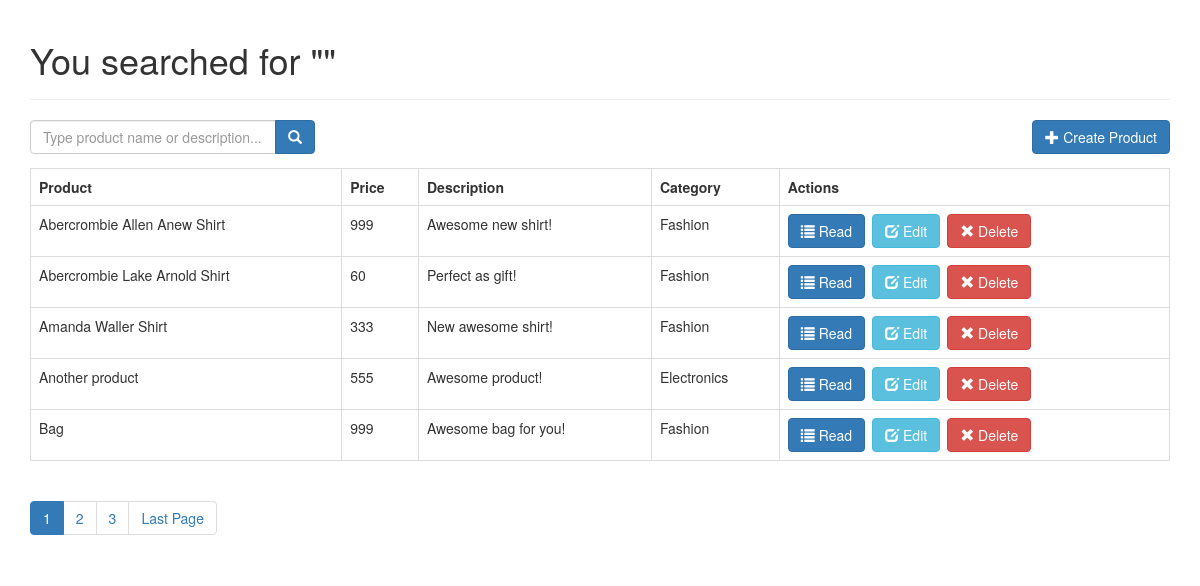
Screenshot of /search.php with the database file from the repository.
### tables this page shows
CREATE TABLE `products` (
  `id` int(11) NOT NULL,
  `name` varchar(32) NOT NULL,
  `description` text NOT NULL,
  `price` int(11) NOT NULL,
  `image` varchar(512) NOT NULL,
  `category_id` int(11) NOT NULL,
  `created` datetime NOT NULL,
  `modified` timestamp NOT NULL DEFAULT CURRENT_TIMESTAMP
);

CREATE TABLE `categories` (
  `id` int(11) NOT NULL,
  `name` varchar(256) NOT NULL,
  `created` datetime NOT NULL,
  `modified` timestamp NOT NULL DEFAULT CURRENT_TIMESTAMP
);

### search.php (called while the page is built, shortened)
<?php
include_once 'config/core.php';
include_once 'objects/product.php';
include_once 'objects/category.php';
$database = new Database();
$db = $database->getConnection();
$product = new Product($db);
$category = new Category($db);
$search_term=isset($_GET['s']) ? $_GET['s'] : '';
include_once "layout_header.php";
$stmt = $product->search($search_term, $from_record_num, $records_per_page);
$total_rows=$product->countAll_BySearch($search_term);
include_once "read_template.php";
include_once "layout_footer.php";
?>

### objects/product.php (called while the page is built, shortened)
<?php
class Product{
    private $conn;
    private $table_name = "products";
    public function __construct($db){
        $this->conn = $db;
    }
    public function search($search_term, $from_record_num, $records_per_page){
        $query = "SELECT
                    c.name as category_name, p.id, p.name, p.description, p.price, p.category_id, p.created
                FROM
                    " . $this->table_name . " p
                    LEFT JOIN
                        categories c
                            ON p.category_id = c.id
                WHERE
                    p.name LIKE ? OR p.description LIKE ?
                ORDER BY
                    p.name ASC
                LIMIT
                    ?, ?";
        $stmt = $this->conn->prepare( $query );
        $search_term = "%{$search_term}%";
        $stmt->bindParam(1, $search_term);
        $stmt->bindParam(2, $search_term);
        $stmt->bindParam(3, $from_record_num, PDO::PARAM_INT);
        $stmt->bindParam(4, $records_per_page, PDO::PARAM_INT);
        $stmt->execute();
        return $stmt;
    }
    public function countAll_BySearch($search_term){
        $query = "SELECT
                    COUNT(*) as total_rows
                FROM
                    " . $this->table_name . " p
                    LEFT JOIN
                        categories c
                            ON p.category_id = c.id
                WHERE
                    p.name LIKE ?";
        $stmt = $this->conn->prepare( $query );
        $search_term = "%{$search_term}%";
        $stmt->bindParam(1, $search_term);
        $stmt->execute();
        $row = $stmt->fetch(PDO::FETCH_ASSOC);
        return $row['total_rows'];
    }
}
?>

### config/core.php (called while the page is built)
<?php
$page = isset($_GET['page']) ? $_GET['page'] : 1;
$records_per_page = 5;
$from_record_num = ($records_per_page * $page) - $records_per_page;
?>

### objects/category.php (called while the page is built, shortened)
<?php
class Category{
    private $conn;
    private $table_name = "categories";
    public $id;
    public function __construct($db){
        $this->conn = $db;
    }
function readName(){
    $query = "SELECT name FROM " . $this->table_name . " WHERE id = ? limit 0,1";
    $stmt = $this->conn->prepare( $query );
    $stmt->bindParam(1, $this->id);
    $stmt->execute();
    $row = $stmt->fetch(PDO::FETCH_ASSOC);
    $this->name = $row['name'];
}
}
?>

### read_template.php (the view)
<?php
echo "<form role='search' action='search.php'>";
    echo "<div class='input-group col-md-3 pull-left margin-right-1em'>";
        $search_value=isset($search_term) ? "value='{$search_term}'" : "";
        echo "<input type='text' class='form-control' placeholder='Type product name or description...' name='s' id='srch-term' required {$search_value} />";
        echo "<div class='input-group-btn'>";
            echo "<button class='btn btn-primary' type='submit'><i class='glyphicon glyphicon-search'></i></button>";
        echo "</div>";
    echo "</div>";
echo "</form>";
echo "<div class='right-button-margin'>";
    echo "<a href='create_product.php' class='btn btn-primary pull-right'>";
        echo "<span class='glyphicon glyphicon-plus'></span> Create Product";
    echo "</a>";
echo "</div>";
if($total_rows>0){
    echo "<table class='table table-hover table-responsive table-bordered'>";
        echo "<tr>";
            echo "<th>Product</th>";
            echo "<th>Price</th>";
            echo "<th>Description</th>";
            echo "<th>Category</th>";
            echo "<th>Actions</th>";
        echo "</tr>";
        while ($row = $stmt->fetch(PDO::FETCH_ASSOC)){
            extract($row);
            echo "<tr>";
                echo "<td>{$name}</td>";
                echo "<td>{$price}</td>";
                echo "<td>{$description}</td>";
                echo "<td>";
                    $category->id = $category_id;
                    $category->readName();
                    echo $category->name;
                echo "</td>";
                echo "<td>";
                    echo "<a href='read_one.php?id={$id}' class='btn btn-primary left-margin'>";
                        echo "<span class='glyphicon glyphicon-list'></span> Read";
                    echo "</a>";
                    echo "<a href='update_product.php?id={$id}' class='btn btn-info left-margin'>";
                        echo "<span class='glyphicon glyphicon-edit'></span> Edit";
                    echo "</a>";
                    echo "<a delete-id='{$id}' class='btn btn-danger delete-object'>";
                        echo "<span class='glyphicon glyphicon-remove'></span> Delete";
                    echo "</a>";
                echo "</td>";
            echo "</tr>";
        }
    echo "</table>";
    include_once 'paging.php';
}
else{
    echo "<div class='alert alert-danger'>No products found.</div>";
}
?>

### libs/css/custom.css (style rules this page uses)
.left-margin { margin:0 .5em 0 0; }
.right-button-margin { margin: 0 0 1em 0; overflow: hidden; }

### rows the page displays
products: name "Abercrombie Allen Anew Shirt", price "999", description "Awesome new shirt!", category.name "Fashion"
products: name "Abercrombie Lake Arnold Shirt", price "60", description "Perfect as gift!", category.name "Fashion"
products: name "Amanda Waller Shirt", price "333", description "New awesome shirt!", category.name "Fashion"
products: name "Another product", price "555", description "Awesome product!", category.name "Electronics"
products: name "Bag", price "999", description "Awesome bag for you!", category.name "Fashion"

### other values shown
$page_title "You searched for \"\""
